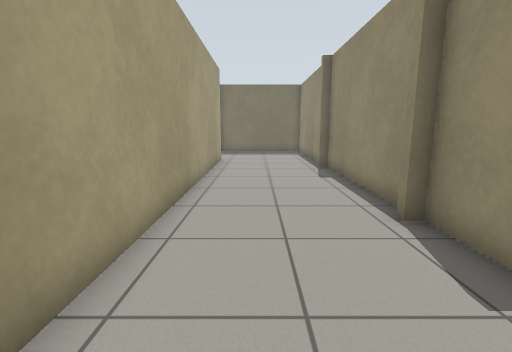
[1] (above)

12 first-person views from a walk through a world built for the Gazebo simulator. The camera is 0.94 m above the floor, tilts 10° down and sees 85° across. The floor is counted in squares, 0.5 m on a side. Each view is taken from the middle of a square. On the plan, view 1 faces up. The plan holds only what a view shows up to about 16 squares ahead; the rest is blank.

[2]
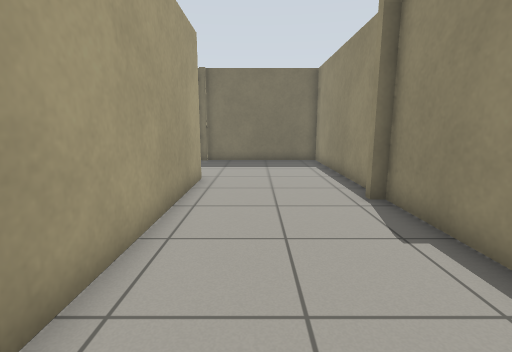

[3]
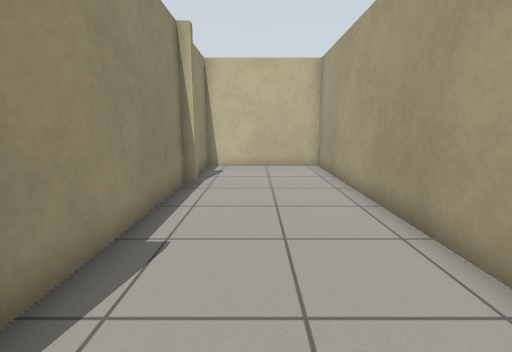

[4]
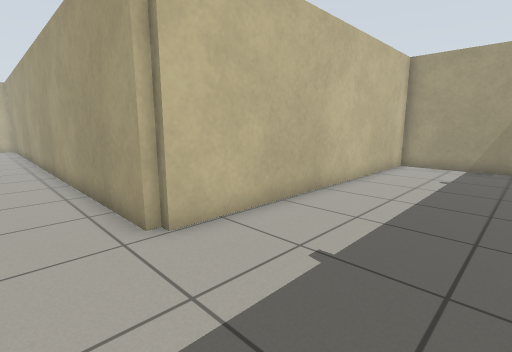

[5]
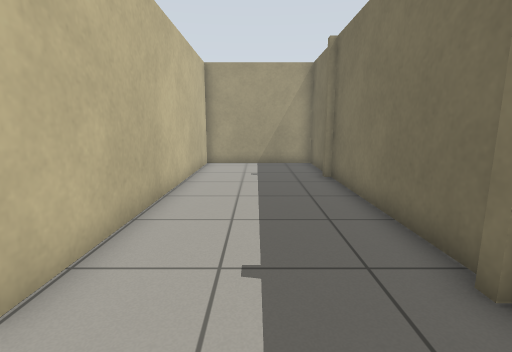

[6]
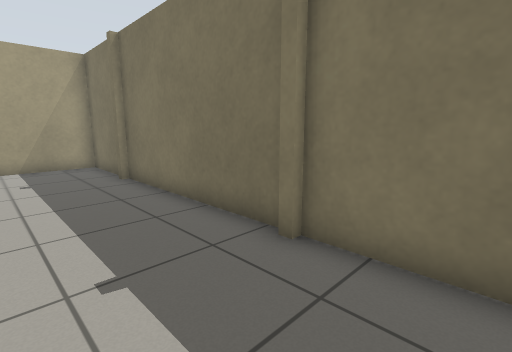

[7]
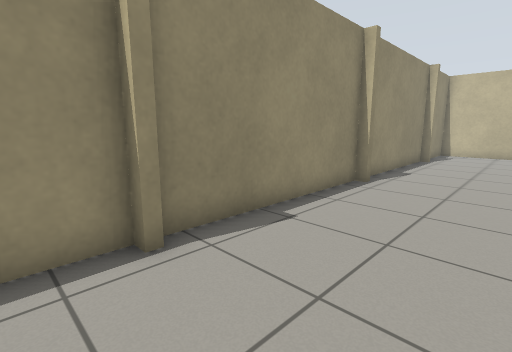

[8]
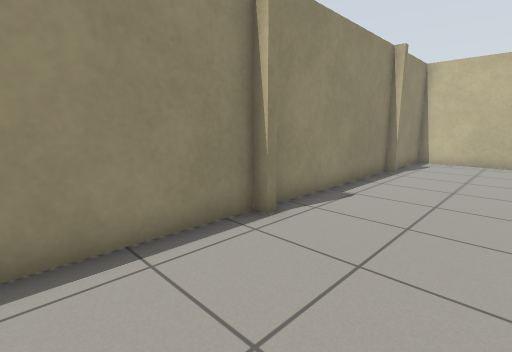

[9]
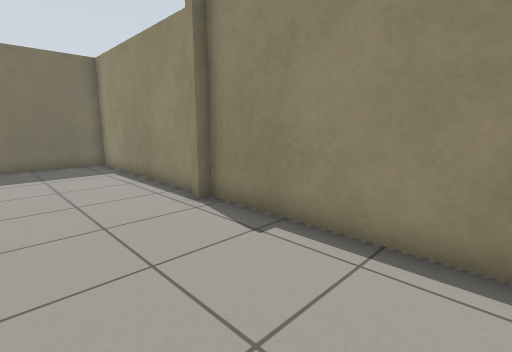

[10]
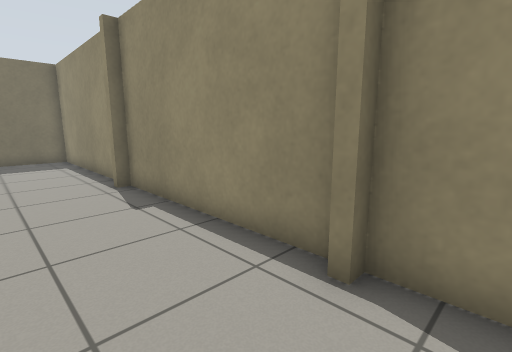

[11]
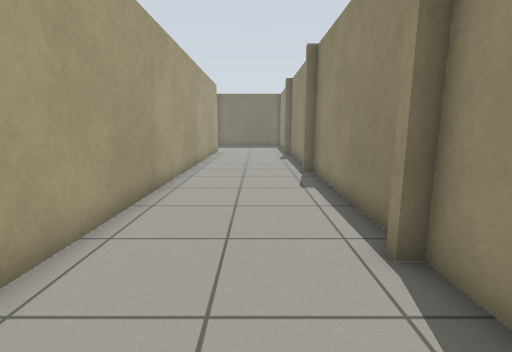

[12]
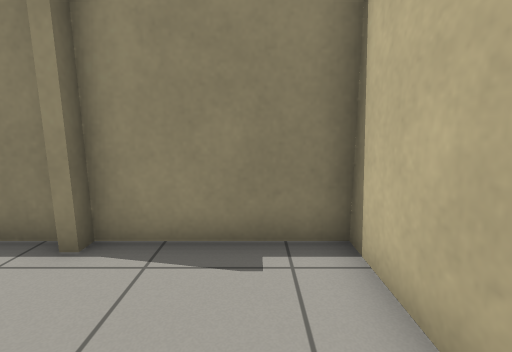

### Floor plan
Points are (right, up) in squares from view 1. A wall is a line through its corners. A room is listed if a view was taken in it or the views show most of it. See-through windows are left out.
Room 1 (views 1, 2, 3, 4, 5, 6, 7, 8, 9, 10, 11, 12)
walls: (2.9, 5.7) (3.4, 5.7) (3.4, 13.1) (3, 13.1) (3, 13.4) (3.4, 13.4) (3.4, 21.8) (-2.8, 21.8); (-2.6, 21.6) (-3.1, 21.6); (-3, 21.8) (-10.5, 21.8); (2.9, -2) (3.4, -2) (3.4, 5.4) (2.9, 5.4); (-11.4, 21.8) (-14.5, 21.8) (-14.5, 16.5) (-2, 16.5) (-2, -6.6) (3.4, -6.6) (3.4, -2.3) (2.9, -2.3)

Where each view was taken, in squares from view 1:
view 1: 0 up, 0 right, facing up
view 2: 6 up, 0 right, facing up
view 3: 7 up, 1 right, facing down
view 4: 21 up, 0 right, facing down-left
view 5: 19 up, 0 right, facing left
view 6: 18 up, 0 right, facing up-left
view 7: 15 up, 1 left, facing down-right
view 8: 10 up, 1 left, facing down-right
view 9: 7 up, 1 left, facing up-right
view 10: 4 up, 0 right, facing up-right
view 11: 6 down, 1 right, facing up
view 12: 5 down, 1 left, facing right
